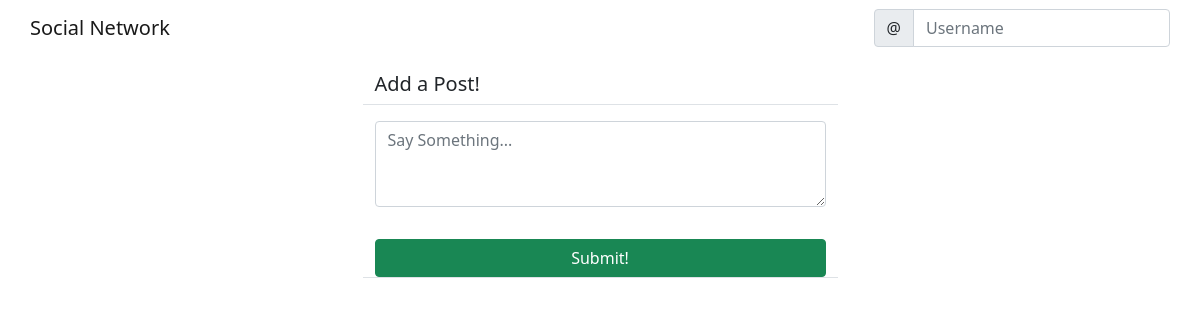
Page /social/ on the earlier database version.
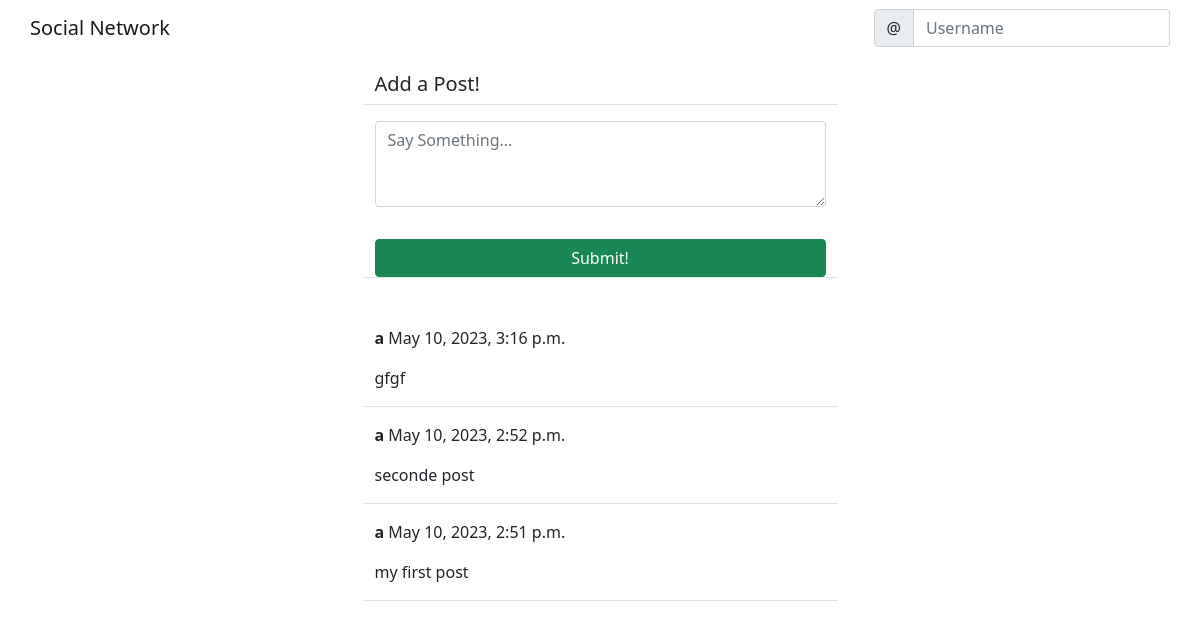
Same page on the later database version.
### social/models.py (models this page shows)
class Post(models.Model):
    body = models.TextField()
    created_on = models.DateTimeField(default=timezone.now)
    author = models.ForeignKey(User, on_delete=models.CASCADE)

### social/views.py (the view, shortened to what this page needs)
# urls.py: path('', PostListView.as_view(), name='post-list'),
class PostListView(View):
    def get(self, request, *args, **kwargs):
        posts = Post.objects.all().order_by('-created_on')
        form = PostForm()
        context = {
            'post_list': posts,
            'form': form,
        }
        return render(request, 'social/post_list.html', context)

### social/forms.py
class PostForm(forms.ModelForm):
    body = forms.CharField(
        label='',
        widget=forms.Textarea(attrs={
            'rows': '3',
            'placeholder': 'Say Something...'
            }))
    class Meta:
        model = Post
        fields = ['body']

### social/templates/social/post_list.html (shortened to what this page needs)
{% extends 'landing/base.html' %}
{% load crispy_forms_tags %}
{% block content %}
<div class="container">
    <div class="row justify-content-center mt-3">
        <div class="col-md-5 col-sm-12 border-bottom">
            <h5>Add a Post!</h5>
        </div>
    </div>
    <div class="row justify-content-center mt-3 mb-5">
        <div class="col-md-5 col-sm-12 border-bottom">
            <form method="POST">
                {{ form | crispy }}
                <div class="d-grid gap-2">
                    <button class="btn btn-success mt-3">Submit!</button>
                </div>
            </form>
        </div>
    </div>
    {% for post in post_list %}
    <div class="row justify-content-center mt-3">
        <div class="col-md-5 col-sm-12 border-bottom">
            <p><strong>{{ post.author }}</strong> {{ post.created_on }}</p>
            <p>{{ post.body }}</p>
        </div>
    </div>
    {% endfor %}
</div>
{% endblock content %}

### landing/templates/landing/base.html (shortened to what this page needs)
<!doctype html>
<html lang="en">
  <head>
    <link href="https://cdn.jsdelivr.net/npm/bootstrap@5.0.2/dist/css/bootstrap.min.css" rel="stylesheet">
    <link href="https://cdn.jsdelivr.net/npm/bootstrap@5.0.0-beta1/dist/css/bootstrap.min.css" rel="stylesheet">
  </head>
  <body>
    {% include 'landing/navbar.html'%}
   {% block content %}
   {%  endblock content %}
  </body>
</html>

### landing/templates/landing/navbar.html (shortened to what this page needs)
<div class="container gx-0">
  <nav class="navbar navbar-expand-lg navbar-light">
    <div class="container-fluid">
        <a class="navbar-brand"
          {% if user.is_authenticated %}
            href="{% url 'post-list' %}"
          {% else %}
          href="{% url 'index' %}"
          {% endif %}
        >
            Social Network
          </a>
      <div class="collapse navbar-collapse" id="navbarTogglerDemo02">
        <form class="d-flex">
            <div class="input-group">
                <span class="input-group-text" id="basic-addon1">@</span>
                <input type="text" class="form-control" placeholder="Username" aria-label="Username" aria-describedby="basic-addon1">
            </div>
          </form>
      </div>
    </div>
  </nav>
</div>

Differences in the rows shown:
added Post: author "a", created_on "May 10, 2023, 3:16 p.m.", body "gfgf"
added Post: author "a", created_on "May 10, 2023, 2:52 p.m.", body "seconde post"
added Post: author "a", created_on "May 10, 2023, 2:51 p.m.", body "my first post"
